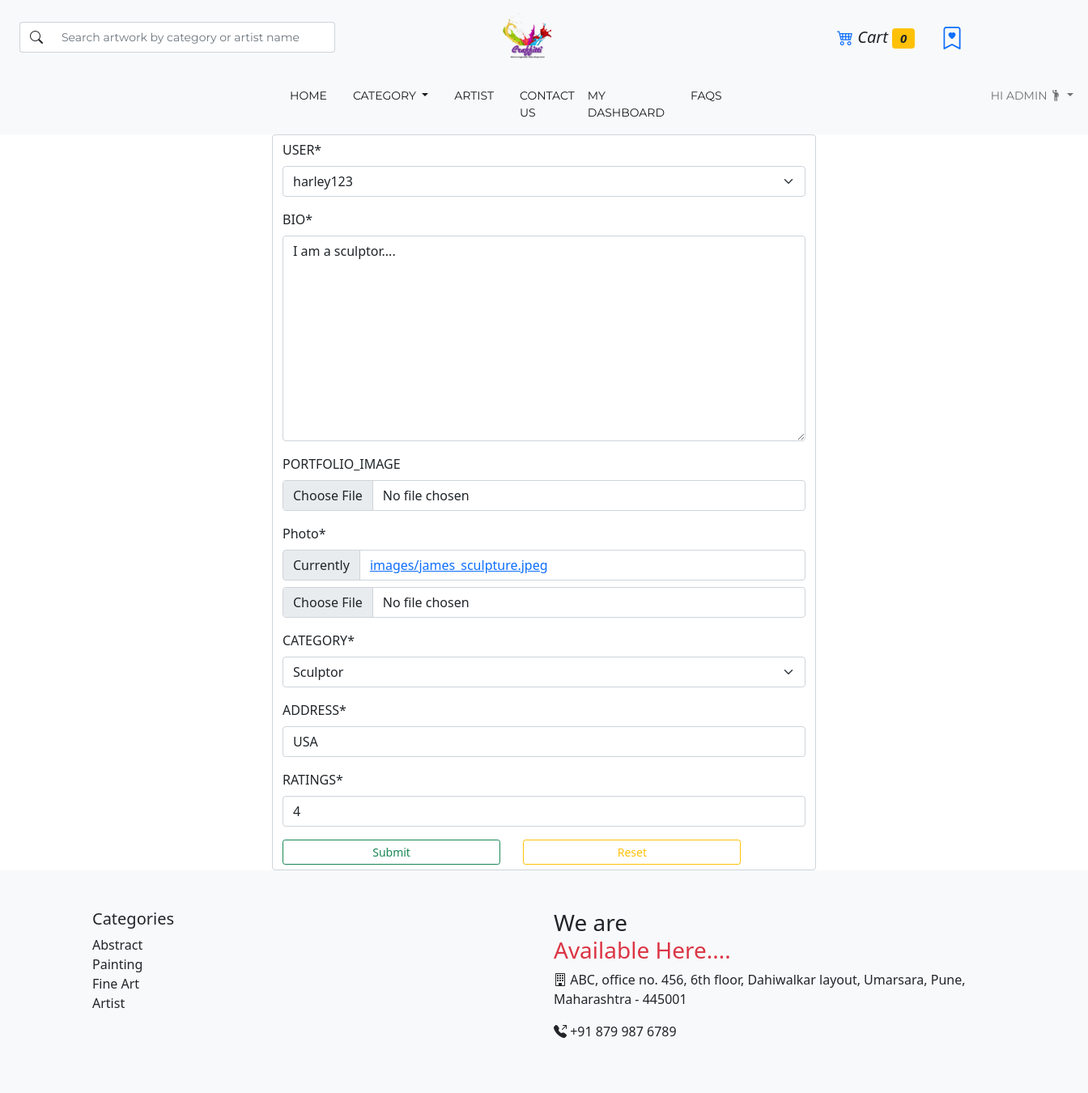
Page /artist_update/5/ (signed in) on the committed database.
### accounts/models.py (models this page shows, shortened)
class CustomUser(AbstractUser):
    email = models.EmailField(unique=True)
    address = models.TextField(null=True)
    contact_number = models.BigIntegerField(unique=True, null=True, blank=True)
    is_artist = models.BooleanField(default=False)

class Artist(models.Model):
    user = models.ForeignKey(CustomUser, on_delete=models.CASCADE)
    bio = models.TextField()
    portfolio_image = models.ImageField(upload_to='images/', blank=True)
    photo = models.ImageField(upload_to='images/')
    category = models.CharField(max_length=30, choices=[('Painter', 'Painter'),
                                         ('Drawing','Drawing'),
                                         ('Sculptor','Sculptor'),
                                         ('Photgrapher','Photographer'),
                                         ('Print maker','Print maker')])
    Address = models.CharField(max_length=200)
    rating = models.IntegerField()
    created_at = models.DateTimeField(auto_now_add=True)

### accounts/views.py (the view)
# urls.py: path('artist_update/<pk>/', artist_update_view, name='artist_update'),
def artist_update_view(request, pk):
    obj = Artist.objects.get(id=pk)
    if request.user.id == obj.id:
        form = ArtistModelForm(instance=obj)
        if request.method == 'POST':
            form = ArtistModelForm(request.POST, request.FILES, instance=obj)
            if form.is_valid():
                form.save()
                return redirect('show_artist')
    else:
        return HttpResponse('request denied')
    return render(request, 'accounts/artist_form.html', {'form':form})

### accounts/forms.py
class ArtistModelForm(forms.ModelForm):
    class Meta:
        model = Artist
        fields = '__all__'
        labels = {
        'user' : 'USER',
        'bio' : 'BIO',
        'portfolio_image' : 'PORTFOLIO_IMAGE',
        'profile_picture' : 'PROFILE_PICTURE',
        'category' : 'CATEGORY',
        'Address' : 'ADDRESS',
        'rating'  : 'RATINGS',
        'created_at' : 'CREATED_AT'
    }

### cart_app/context_processors.py (called while the page is built)
def cart_item_count(request):
    if request.user.is_authenticated:
        count = CartItem.objects.filter(user=request.user).count()
    else:
        count = 0
    return {'cart_item_count': count}

### templates/accounts/artist_form.html (shortened to what this page needs)
{% extends 'base.html' %}
{% load crispy_forms_tags %}
{% block content %}
<form method="post" class="form-control mx-auto w-50" enctype="multipart/form-data">
    {{form|crispy}}
    <input type="submit" class="btn btn-outline-success btn-sm col-5 me-4">
    <input type="reset" class="btn btn-outline-warning btn-sm col-5">
</form>
{% endblock %}

### templates/base.html (shortened to what this page needs)
<!DOCTYPE html>
{% load static %}
<html lang="en">
<head>
    <link rel="stylesheet" href="{% static 'bootstrap-5.0.2-dist/css/bootstrap.min.css' %}">
    <link rel="stylesheet" href="https://cdn.jsdelivr.net/npm/bootstrap-icons@1.11.3/font/bootstrap-icons.min.css">
  </head>
<body>
<div class="sticky-top bg-light">
  <div class="d-flex justify-content-between align-items-center px-4 py-3">
      <form>
              <div class="input-group">
              <span class="input-group-text bg-white border-end-0">
                <i class="bi bi-search"></i>
              </span>
              <input type="text" class="form-control border-start-0" style="width:350px; font-family: 'Montserrat', sans-serif; font-size:14px" name='searches' placeholder="Search artwork by category or artist name">
            </div>
      </form>
  <div class="col-4 d-flex justify-content-center">
    <img src="{% static 'logo/logo.png/' %}" height="60px" alt="Logo">
  </div>
  <div class="col-4 d-flex justify-content-center align-items-center">
       {% if user.is_authenticated %}
    <a href="{% url 'cart_app:cart_summery' %}" class="nav-link me-3  nav_text">
      <i class="bi bi-cart4 fs-5">
        <span class="text-dark fs-5">Cart</span>
        <span class="badge bg-warning text-dark">{{ cart_item_count }}</span>
      </i>
    </a>
    <a href="{% url 'wishlist' %}"><i class="bi bi-bookmark-heart fs-3"></i></a>
      {% endif %}
  </div>
</div>
    <nav class="navbar navbar-expand-lg navbar-light bg-light" >
        <div class="container-fluid col" style="padding-left:350px">
          <div class="collapse navbar-collapse" id="navbarNavAltMarkup">
            <div class="navbar-nav">
              <a class="nav-link active text-black me-3 nav_text" aria-current="page" href="{% url 'home' %}">Home</a>
              <li class="nav-item dropdown">
                <a class="nav-link dropdown-toggle active text-black me-3 nav_text" href="#" id="navbarDropdown" role="button" data-bs-toggle="dropdown" aria-current="page">
                  Category
                </a>
              </li>
              <a class="nav-link active text-black me-3 nav_text" href="{% url 'show_artist' %}">Artist</a>
              <a class="nav-link active text-black nav_text" href="{% url 'contactus' %}">Contact Us</a>
                {% if user.is_authenticated and not user.is_artist %}
                <a class="nav-link active text-black me-3 nav_text" href="{% url 'dashboard' user.id %}">My Dashboard</a>
                {% endif %}
              <a class="nav-link active text-black me-3 nav_text" href="{% url 'faq' %}">FAQs</a>
            {% if user.is_authenticated %}
              <div style="padding-left:300px;" class="col">
              <li class="nav-item dropdown ms-auto">
              <a class="nav-link dropdown-toggle text-black nav_text" href="#" id="userDropdown" role="button" data-bs-toggle="dropdown" aria-expanded="false">
                Hi {{ user.username }} <i class="bi bi-person-raised-hand"></i>
              </a>
              </li>
              </div>
    {% else %}
              <a class="nav-link active text-black nav_text" href="{% url 'signin' %}" style="padding-left:200px;">Sign In</a>
              <a class="nav-link active text-black nav_text" href="{% url 'user_url' %}">Sign Up</a>
              {% endif %}
            </div>
          </div>
        </div>
      </nav>
  </div>
{% block content %}
{% endblock %}
<footer class="bg-light py-5">
  <div class="container">
    <div class="row">
      <div class="col-md-6 mb-3">
        <h5>Categories</h5>
        <ul class="list-unstyled">
          <li>Abstract</li>
          <li>Painting</li>
          <li>Fine Art</li>
          <li>Artist</li>
        </ul>
      </div>
      <div class="col-md-6 text-md-start text-center">
        <h3>We are <br><span class="text-danger">Available Here....</span></h3>
        <p><i class="bi bi-building"></i> ABC, office no. 456, 6th floor, Dahiwalkar layout, Umarsara, Pune, Maharashtra - 445001</p>
        <p><i class="bi bi-telephone-outbound-fill"></i> +91 879 987 6789</p>
      </div>
    </div>
  </div>
</footer>
</body>
</html>

### templates/base.html (style rules this page uses)
nav .nav_text { font-family: 'Montserrat', sans-serif; font-size: 14px; text-transform: uppercase; }

### rows in the picture
CustomUser: username "ADMIN"
Artist: user "harley123", bio "I am a sculptor....", category "Sculptor", Address "USA", rating "4"

### other values in the picture
{{ cart_item_count }} "0"
